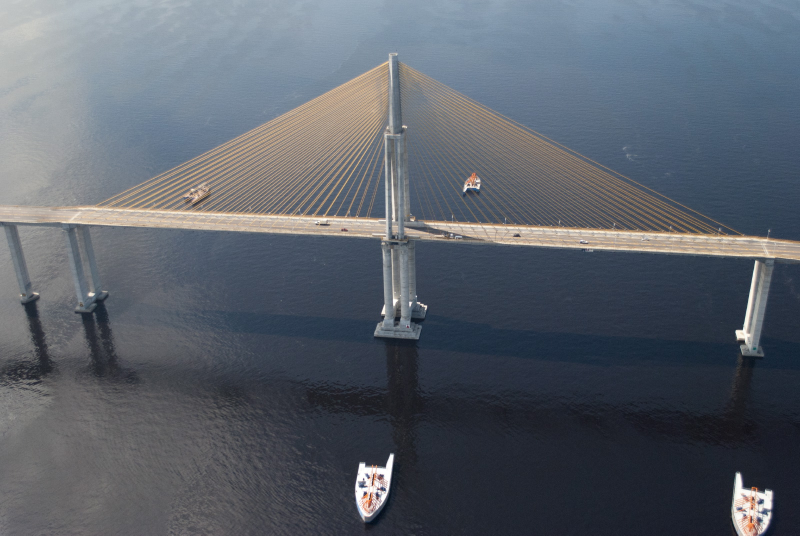
#> input picture imagens_iranduba/Ponte_Rio_Negro_-_Amazonas_-_Brasil.jpg, 1600 x 1071 px (shown at 1/2 size)
$ python build_imagens.py
#> lines starting #> are read from the running program, lines starting #| are printed output that depends on the picture
"""Copia, renomeia e redimensiona as fotos de imagens_iranduba/ para site/assets/img/.

Gera .webp e .jpg em 640 / 1080 / 1600 px de largura, só até a largura original
(sem upscaling). Uso:  python scripts/build_imagens.py
"""
import json
from pathlib import Path

from PIL import Image, ImageOps

RAIZ = Path(__file__).resolve().parent.parent
ORIG = RAIZ / "imagens_iranduba"
DEST = RAIZ / "site" / "assets" / "img"
LARGURAS = [640, 1080, 1600]

MAPA = {
    "Ponte_Rio_Negro_-_Amazonas_-_Brasil.jpg": "hero-ponte-rio-negro",
    "Vista_aérea_da_ponte_sobre_o_rio_Negro_que_liga_Manaus_a_Iranduba.jpg": "fechamento-vista-aerea",
    "Vista_aerea_do_porto_rodoviario_de_Iranduba_(AM).jpg": "cidade-casas-flutuantes",  # Wikimedia Commons, CC BY 2.0
    "Árvore_Poderosa.jpg": "raizes-arvore-ruina",
    "Ponte_Rio_Negro_AM.jpg": "crescimento-ponte-entardecer",
}

DEST.mkdir(parents=True, exist_ok=True)
manifesto = {}
for orig, novo in MAPA.items():
    im = ImageOps.exif_transpose(Image.open(ORIG / orig)).convert("RGB")
#> im is the input picture: PIL image 1600x1071 RGB; mean R, G, B 91, 97.3, 106.5
    w0, h0 = im.size
#> w0 = 1600; h0 = 1071
    larguras = [w for w in LARGURAS if w < w0] + [min(w0, LARGURAS[-1])]
#> larguras = [640, 1080, 1600]
    larguras = sorted(set(larguras))
    for w in larguras:
        h = round(h0 * w / w0)
        r = im if w == w0 else im.resize((w, h), Image.LANCZOS)
        r.save(DEST / f"{novo}-{w}.webp", "WEBP", quality=78, method=6)
        r.save(DEST / f"{novo}-{w}.jpg", "JPEG", quality=80, optimize=True, progressive=True)
#> this loop made 3 passes
#> pass 1, `r = im if w == w0 else im.resize((w, h), Image.LANCZOS)`:
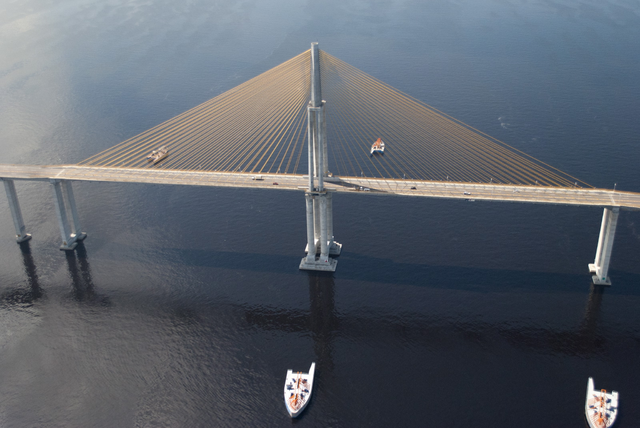
#> r: PIL image 640x428 RGB; mean R, G, B 91, 97.3, 106.5
    manifesto[novo] = {"original": orig, "largura": w0, "altura": h0, "larguras": larguras}
    print(f"{orig} -> {novo} {larguras}")
#| Ponte_Rio_Negro_-_Amazonas_-_Brasil.jpg -> hero-ponte-rio-negro [640, 1080, 1600]
#> pass 2 of the loop `for orig, novo in MAPA.items():`:
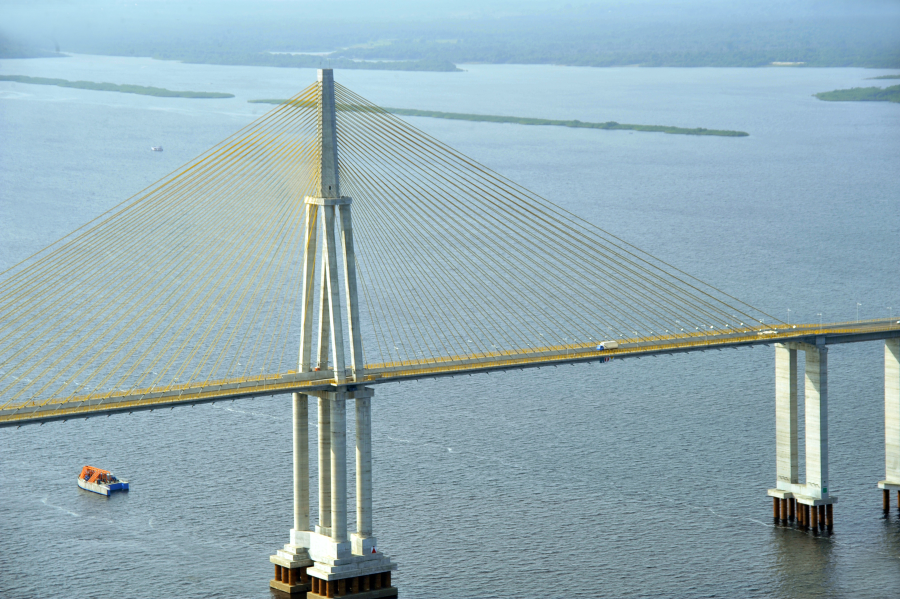
#> input picture imagens_iranduba/Vista_aérea_da_ponte_sobre_o_rio_Negro_que_liga_Manaus_a_Iranduba.jpg, 1800 x 1198 px (shown at 1/2 size)
#> im is the input picture: PIL image 1800x1198 RGB; mean R, G, B 147.4, 172.8, 181.6
#> the loop `for w in larguras:` made 3 passes
#> pass 1, `r = im if w == w0 else im.resize((w, h), Image.LANCZOS)`:
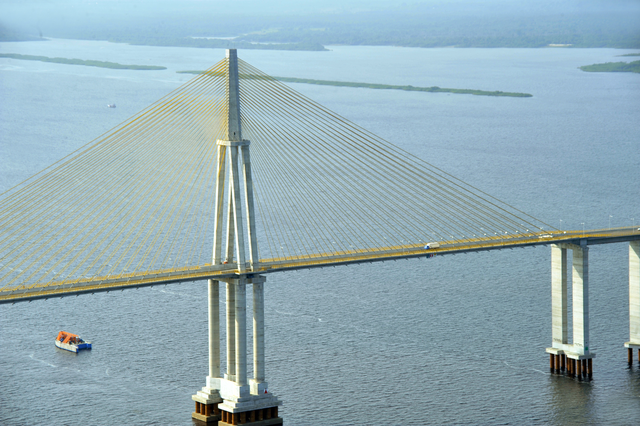
#> r: PIL image 640x426 RGB; mean R, G, B 147.4, 172.8, 181.6
#| Vista_aérea_da_ponte_sobre_o_rio_Negro_que_liga_Manaus_a_Iranduba.jpg -> fechamento-vista-aerea [640, 1080, 1600]
#> pass 3 of the loop `for orig, novo in MAPA.items():`:
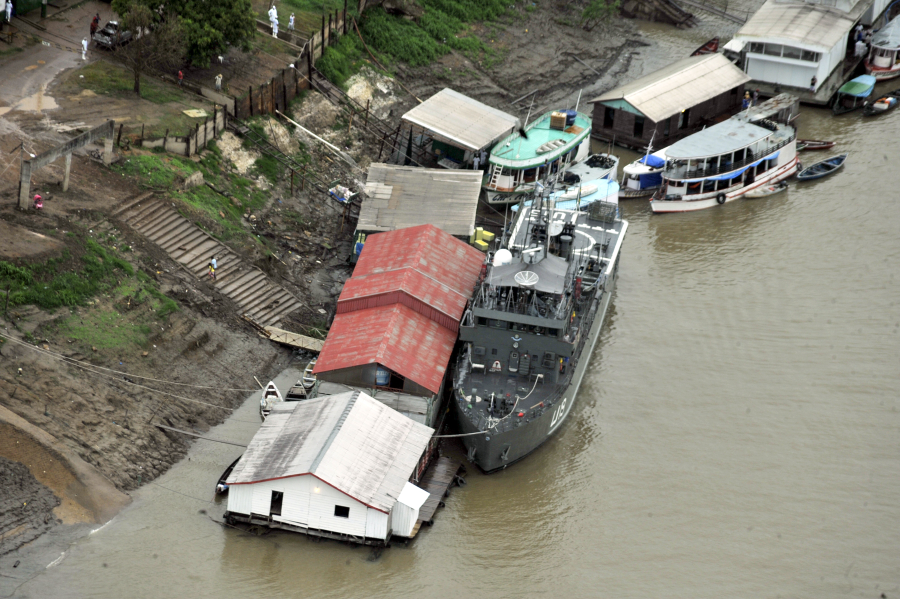
#> input picture imagens_iranduba/Vista_aerea_do_porto_rodoviario_de_Iranduba_(AM).jpg, 1800 x 1198 px (shown at 1/2 size)
#> im is the input picture: PIL image 1800x1198 RGB; mean R, G, B 127.6, 124.8, 112.3
#> the loop `for w in larguras:` made 3 passes
#> pass 1, `r = im if w == w0 else im.resize((w, h), Image.LANCZOS)`:
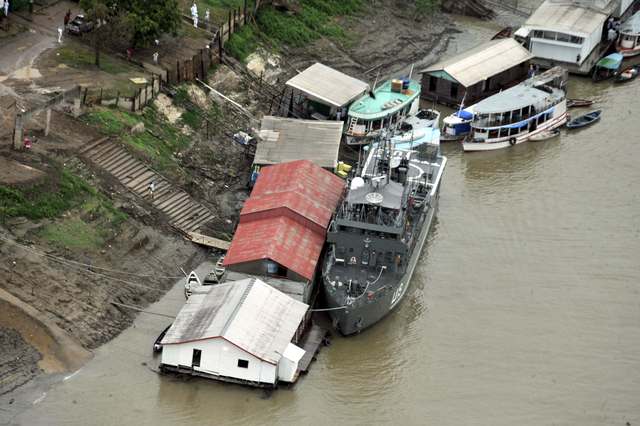
#> r: PIL image 640x426 RGB; mean R, G, B 127.5, 124.8, 112.3
#| Vista_aerea_do_porto_rodoviario_de_Iranduba_(AM).jpg -> cidade-casas-flutuantes [640, 1080, 1600]
#> the loop made 5 passes; the first 3 are shown

(RAIZ / "site" / "data" / "imagens.json").write_text(json.dumps(manifesto, ensure_ascii=False, indent=1), encoding="utf-8")
